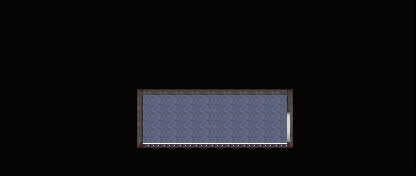

This game map was drawn from its Tiled (.tmx) file and the tilesets committed beside it. A one-line description and the trimmed map source follow:
An orthogonal 26x11 tile map with 16x16 px tiles, 1 tile layer (Passability), 1 hidden layer not drawn, 2 tilesets, 2 image layers and 4 objects (Door, Target, Event, Character).

<map version="1.2" tiledversion="1.3.1" orientation="orthogonal" renderorder="right-down" compressionlevel="0" width="26" height="11" tilewidth="16" tileheight="16" infinite="0" nextlayerid="14" nextobjectid="31">
 <editorsettings>
  <export target="." format="tmx" />
 </editorsettings>
 <tileset firstgid="1" source="../Tilesets/general.tsx" />
 <tileset firstgid="81" source="../Tilesets/Editor.tsx" />
 <imagelayer id="12" name="Background">
  <image source="Images/DeadEndBack.png" width="415" height="175" />
 </imagelayer>
 <imagelayer id="13" name="Border">
  <image source="Images/DeadEndBorder.png" width="415" height="175" />
 </imagelayer>
 <layer id="3" name="Passability" width="26" height="11" opacity="0">
  <properties>
   <property name="CheckPassability" type="bool" value="true" />
  </properties>
  <data>[286 cells, 2 non-empty, 1 distinct tile ids]</data>
 </layer>
 <objectgroup id="4" name="Object Layer 1">
  <object id="20" type="Door" x="288" y="128" width="16" height="16">
   <properties>
    <property name="onCollide" value="playScene('day04/compound_right')" />
    <property name="passable" value="IMPASSABLE" />
   </properties>
  </object>
  <object id="21" name="entry" type="Target" x="272" y="128" width="16" height="16" />
  <object id="27" name="control/4_14" type="Event" x="128" y="80" width="16" height="16">
   <properties>
    <property name="hide" value="return getSwitch('control/4_16')" />
    <property name="onEnter" value="playScene('day04/control_flip'); setSwitch('control/4_16', true)" />
   </properties>
  </object>
  <object id="30" name="codesheet" type="Character" x="144" y="112" width="16" height="48">
   <properties>
    <property name="hide" value="return getSwitch('day4/codesheet')" />
    <property name="onInteract" value="playScene('day04/codesheet')" />
   </properties>
  </object>
 </objectgroup>
 <imagelayer id="11" name="Fore" visible="0">
  <image source="Images/GenericTop.png" width="415" height="175" />
 </imagelayer>
</map>
